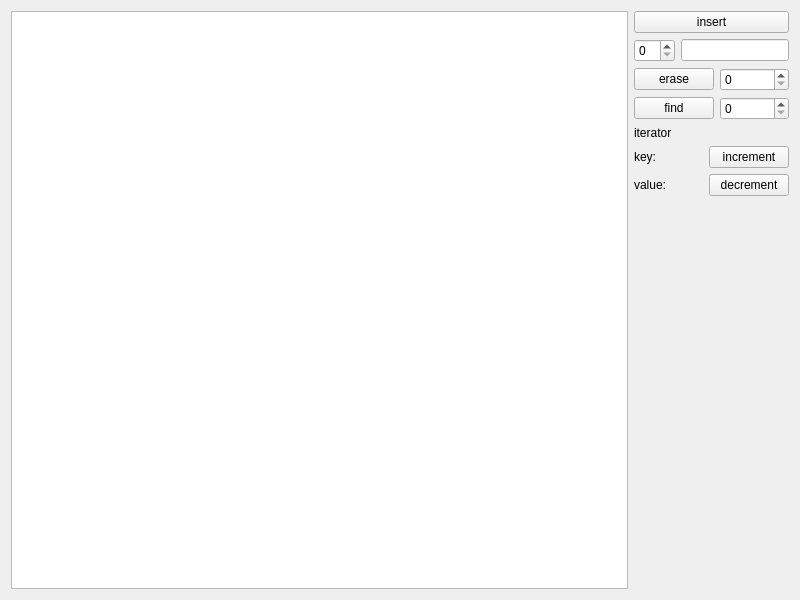
<?xml version="1.0" encoding="UTF-8"?>
<ui version="4.0">
 <class>Widget</class>
 <widget class="QWidget" name="Widget">
  <property name="geometry">
   <rect>
    <x>0</x>
    <y>0</y>
    <width>800</width>
    <height>600</height>
   </rect>
  </property>
  <property name="windowTitle">
   <string>Widget</string>
  </property>
  <layout class="QGridLayout" name="gridLayout_4">
   <item row="0" column="0">
    <layout class="QHBoxLayout" name="horizontalLayout">
     <item>
      <widget class="QListWidget" name="listWidget"/>
     </item>
     <item>
      <layout class="QVBoxLayout" name="verticalLayout">
       <item>
        <layout class="QGridLayout" name="gridLayout_2">
         <item row="0" column="0" colspan="2">
          <layout class="QGridLayout" name="gridLayout">
           <item row="0" column="0" colspan="2">
            <widget class="QPushButton" name="pushButton">
             <property name="text">
              <string>insert</string>
             </property>
            </widget>
           </item>
           <item row="1" column="0">
            <widget class="QSpinBox" name="spinBox"/>
           </item>
           <item row="1" column="1">
            <widget class="QLineEdit" name="lineEdit"/>
           </item>
          </layout>
         </item>
         <item row="1" column="0">
          <widget class="QPushButton" name="pushButton_2">
           <property name="text">
            <string>erase</string>
           </property>
          </widget>
         </item>
         <item row="1" column="1">
          <widget class="QSpinBox" name="spinBox_2"/>
         </item>
         <item row="2" column="0">
          <widget class="QPushButton" name="pushButton_3">
           <property name="text">
            <string>find</string>
           </property>
          </widget>
         </item>
         <item row="2" column="1">
          <widget class="QSpinBox" name="spinBox_3"/>
         </item>
        </layout>
       </item>
       <item>
        <widget class="QLabel" name="label">
         <property name="text">
          <string>iterator</string>
         </property>
        </widget>
       </item>
       <item>
        <layout class="QGridLayout" name="gridLayout_3">
         <item row="0" column="0">
          <widget class="QLabel" name="label_2">
           <property name="text">
            <string>key:</string>
           </property>
          </widget>
         </item>
         <item row="0" column="1">
          <widget class="QLabel" name="label_3">
           <property name="text">
            <string/>
           </property>
          </widget>
         </item>
         <item row="0" column="2">
          <widget class="QPushButton" name="pushButton_4">
           <property name="text">
            <string>increment</string>
           </property>
          </widget>
         </item>
         <item row="1" column="0">
          <widget class="QLabel" name="label_4">
           <property name="text">
            <string>value:</string>
           </property>
          </widget>
         </item>
         <item row="1" column="1">
          <widget class="QLabel" name="label_5">
           <property name="text">
            <string/>
           </property>
          </widget>
         </item>
         <item row="1" column="2">
          <widget class="QPushButton" name="pushButton_5">
           <property name="text">
            <string>decrement</string>
           </property>
          </widget>
         </item>
        </layout>
       </item>
       <item>
        <spacer name="verticalSpacer">
         <property name="orientation">
          <enum>Qt::Vertical</enum>
         </property>
         <property name="sizeHint" stdset="0">
          <size>
           <width>20</width>
           <height>40</height>
          </size>
         </property>
        </spacer>
       </item>
      </layout>
     </item>
    </layout>
   </item>
  </layout>
 </widget>
 <resources/>
 <connections/>
</ui>
